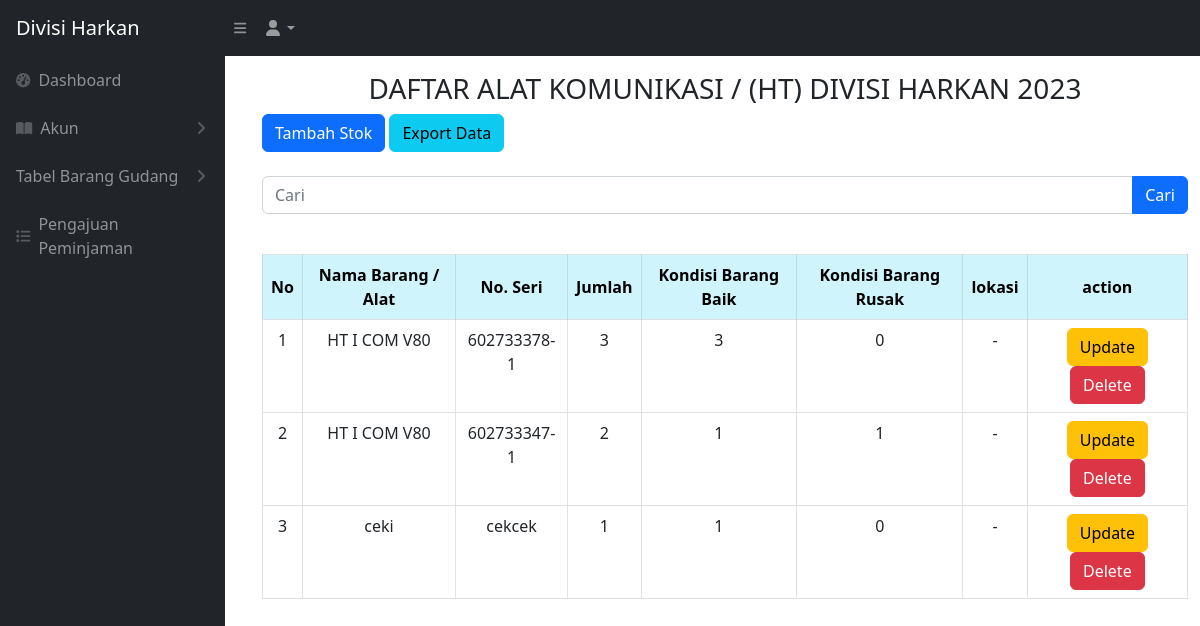
Before: /komunikasi.php (signed in) with the older database file.
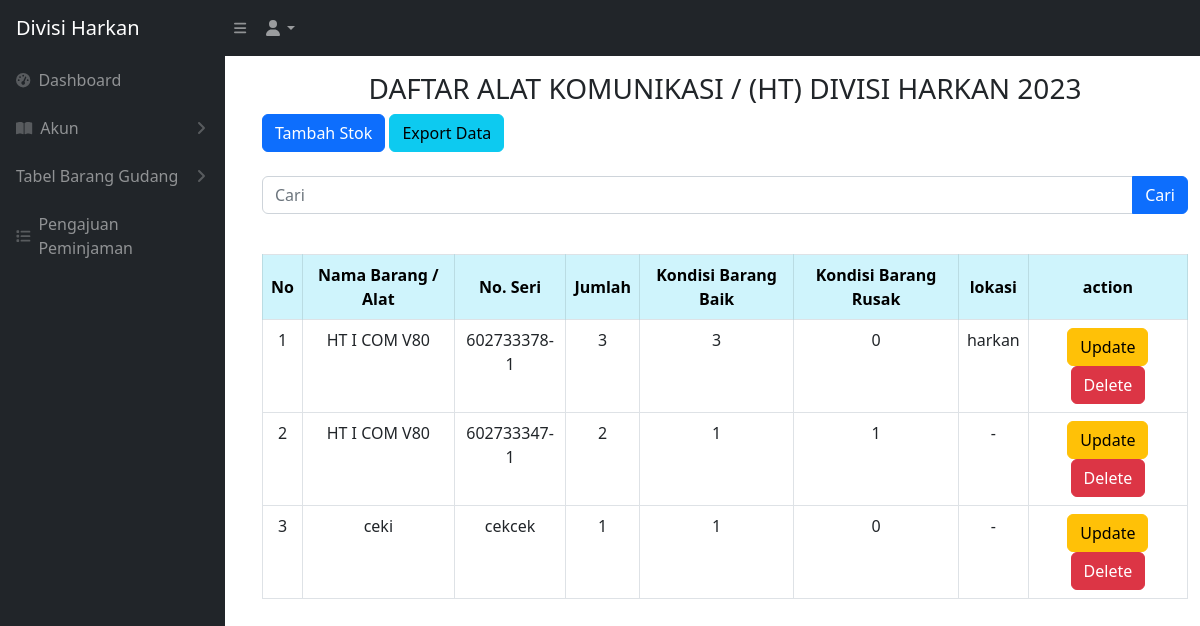
After: the same page with the newer database file.
### tables this page shows
CREATE TABLE `komunikasi` (
  `idbarang` int(11) NOT NULL,
  `namabarang` varchar(512) NOT NULL,
  `noseri` varchar(512) NOT NULL,
  `jumlah` int(11) NOT NULL,
  `baik` int(11) NOT NULL,
  `rusak` int(11) NOT NULL,
  `lokasi` varchar(512) NOT NULL,
  `kategori_id` int(11) NOT NULL
);

### komunikasi.php (the view, shortened to what this page needs)
<?php
require 'controller/koneksi.php';
$query = "SELECT * FROM komunikasi";
?>
<!DOCTYPE html>
<html lang="en">
<head>
    <link href="css/styles.css" rel="stylesheet" />
</head>
<?php include 'sidebar.php' ?>
<body>
    <br>
    <br>
    <main id="main-content" class="<?= isset($_GET['sidebarClosed']) ? '' : 'main-with-sidebar' ?>">
        <div class="container-fluid px-4">
            <h3 class="mt-4 text-center">DAFTAR ALAT KOMUNIKASI / (HT) DIVISI HARKAN 2023</h3>
        </div>
        <div class="container -fluid">
            <div class="card-mb-4">
                <button type="button" class="btn btn-primary" data-bs-toggle="modal" data-bs-target="#myModal">
                    Tambah Stok
                </button>
                <a href="export_komunikasi.php" class="btn btn-info">Export Data</a>
                <br>
                <br>
                <form action="komunikasi.php" method="GET">
                    <div class="input-group mb-3">
                        <input type="text" value="" class="form-control" placeholder="Cari" name="cari">
                        <br>
                        <button type="submit" class="btn btn-primary">Cari</button>
                    </div>
                </form>
                <br>
                <div class="card-body">
                    <div class="table table-responsive">
                        <table class="table table-bordered" id="dataTable" width="100" cellspacing="0">
                            <thead>
                                <tr>
                                    <th class="table-info text-center align-middle">No</th>
                                    <th class="table-info text-center align-middle">Nama Barang / Alat</th>
                                    <th class="table-info text-center align-middle">No. Seri</th>
                                    <th class="table-info text-center align-middle">Jumlah</th>
                                    <th class="table-info text-center align-middle">Kondisi Barang Baik</th>
                                    <th class="table-info text-center align-middle">Kondisi Barang Rusak</th>
                                    <th class="table-info text-center align-middle">lokasi</th>
                                    <th class="table-info text-center align-middle">action</th>
                                </tr>
                            </thead>
                            <tbody>
                                <?php
                                $i = 1;
                                $ambilsemuadatabarang = mysqli_query($conn, $query);
                                while ($data = mysqli_fetch_array($ambilsemuadatabarang)) {
                                    $namabarang = $data['namabarang'];
                                    $noseri = $data['noseri'];
                                    $jumlah = $data['jumlah'];
                                    $barangbaik = $data['baik'];
                                    $barangrusak = $data['rusak'];
                                    $lokasi = $data['lokasi'];
                                    $idb = $data['idbarang'];
                                ?>
                                    <tr>
                                        <td style="text-align: center;"><?= $i++ ?></td>
                                        <td style="text-align: center;"><?= $namabarang ?></td>
                                        <td style="text-align: center;"><?= $noseri ?></td>
                                        <td style="text-align: center;"><?= $jumlah ?></td>
                                        <td style="text-align: center;"><?= $barangbaik ?></td>
                                        <td style="text-align: center;"><?= $barangrusak ?></td>
                                        <td style="text-align: center;"><?= $lokasi ?></td>
                                        <td style="text-align: center;">
                                            <button type="button" class="btn btn-warning" data-bs-toggle="modal" data-bs-target="#edit<?= $idb; ?>">
                                                Update
                                            </button>
                                            <button type="button" class="btn btn-danger" data-bs-toggle="modal" data-bs-target="#delete<?= $idb; ?>">
                                                Delete
                                            </button>
                                        </td>
                                    </tr>
                                <?php
                                };
                                ?>
                            </tbody>
                        </table>
    </main>
</body>
</html>

Changed rows visible on the page:
changed komunikasi: lokasi "-" → "harkan"
